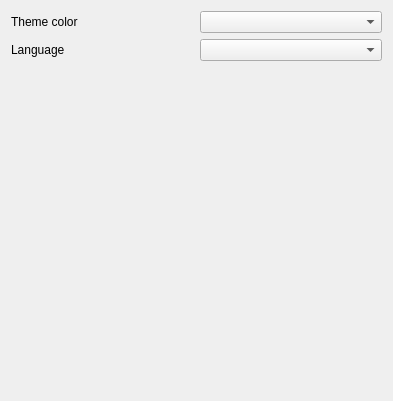
<?xml version="1.0" encoding="UTF-8"?>
<ui version="4.0">
 <class>DisplaySection</class>
 <widget class="QWidget" name="DisplaySection">
  <property name="geometry">
   <rect>
    <x>0</x>
    <y>0</y>
    <width>393</width>
    <height>401</height>
   </rect>
  </property>
  <property name="windowTitle">
   <string>Form</string>
  </property>
  <layout class="QGridLayout" name="gridLayout">
   <item row="1" column="1">
    <widget class="QComboBox" name="language">
     <property name="locale">
      <locale language="English" country="UnitedStates"/>
     </property>
    </widget>
   </item>
   <item row="0" column="1">
    <widget class="QComboBox" name="themeColor">
     <property name="locale">
      <locale language="English" country="UnitedStates"/>
     </property>
    </widget>
   </item>
   <item row="0" column="0">
    <widget class="QLabel" name="label">
     <property name="locale">
      <locale language="English" country="UnitedStates"/>
     </property>
     <property name="text">
      <string>Theme color</string>
     </property>
    </widget>
   </item>
   <item row="1" column="0">
    <widget class="QLabel" name="label_2">
     <property name="locale">
      <locale language="English" country="UnitedStates"/>
     </property>
     <property name="text">
      <string>Language</string>
     </property>
    </widget>
   </item>
   <item row="2" column="1">
    <spacer name="verticalSpacer">
     <property name="orientation">
      <enum>Qt::Vertical</enum>
     </property>
     <property name="sizeHint" stdset="0">
      <size>
       <width>20</width>
       <height>40</height>
      </size>
     </property>
    </spacer>
   </item>
  </layout>
 </widget>
 <resources/>
 <connections/>
</ui>
